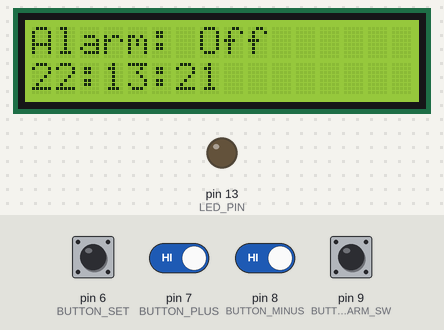
This sketch was run on a simulated Arduino Uno, built with avr-gcc and run on an emulated ATmega328P. On the bench: 16×2 character LCD, output pins drawn as LEDs (lit = HIGH). Inputs (shaded band) come from the test bench; at power-on: pin 6 (BUTTON_SET), pin 7 (BUTTON_PLUS), pin 8 (BUTTON_MINUS), pin 9 (BUTTON_ALARM_SW) HIGH. The local clock reads 2024-03-15 10:24:30 at power-on unless the sketch sets it.

Above: at 1.2 s.
1.3 s: pin 6 (BUTTON_SET) pulled LOW for 0.15 s
At 2.1 s:
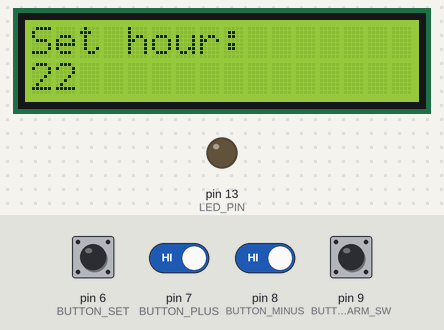
2.9 s: pin 6 (BUTTON_SET) pulled LOW for 1 s
At 4.4 s:
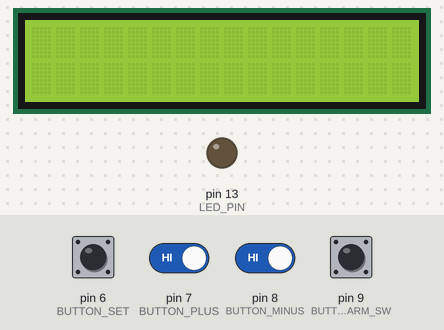
5.5 s: pin 9 (BUTTON_ALARM_SW) pulled LOW for 0.15 s
At 6.4 s:
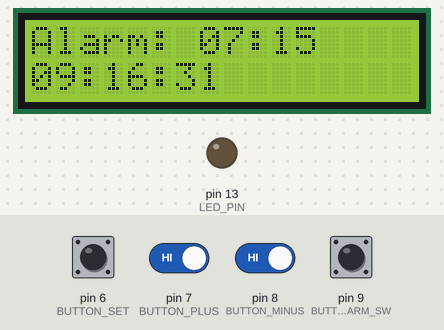
8.6 s: pin 9 (BUTTON_ALARM_SW) pulled LOW for 1 s
At 10.8 s:
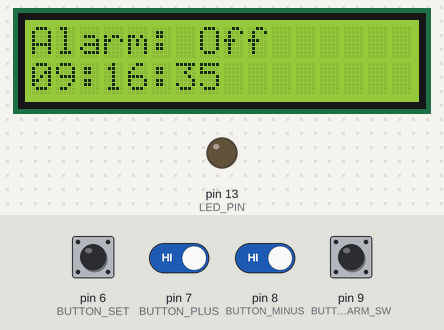
11.1 s: pin 6 (BUTTON_SET) driven LOW and pin 7 (BUTTON_PLUS) driven LOW and pin 8 (BUTTON_MINUS) driven LOW and pin 9 (BUTTON_ALARM_SW) driven LOW
At 11.31 s:
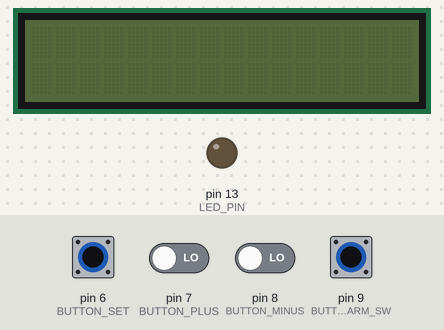
14.1 s: pin 6 (BUTTON_SET) driven HIGH
At 15.64 s:
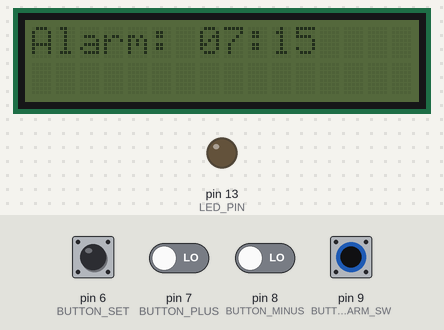
Timing chart, 0 to 17.1 s (numbered marks = the images above; inputs shaded):
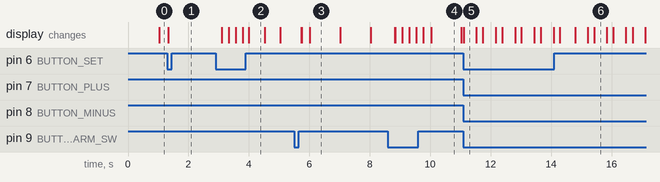

Measured:
- after the input at 1.3 s, the display: changes at once (image 1)
- after the input at 2.9 s, the display: first changes after 0.21 s (image 2 shows a later state)
- after the input at 5.5 s, the display: first changes after 0.23 s (image 3 shows a later state)
- after the input at 8.6 s, the display: first changes after 0.23 s (image 4 shows a later state)
- after the input at 11.1 s, the display: changes at once (image 5)
- what the display in image 2 shows lasts 0.5 s, from 4.0 s to 4.5 s
- what the display in image 3 shows lasts 1.0 s, from 6.0 s to 7.0 s

The sketch:

alarmclock.ino
```cpp
#include <Wire.h>
#include <RTClib.h>
#include <LiquidCrystal_I2C.h>

LiquidCrystal_I2C lcd(0x27, 16, 2);
RTC_DS1307 RTC;

const int BUTTON_SET = 6;
const int BUTTON_PLUS = 7;
const int BUTTON_MINUS = 8;
const int BUTTON_ALARM_SW = 9;
const int LED_PIN = 13;
const int BUZZER_PIN = 2;

int hourSetting;
int minuteSetting;
int menu = 0;
int alarmState = 0;
bool dimmedDisplay = false;
uint8_t alarmHours = 7, alarmMinutes = 15;

void setup() {
  lcd.init();
  lcd.backlight();
  lcd.clear();

  pinMode(BUTTON_SET, INPUT_PULLUP);
  pinMode(BUTTON_PLUS, INPUT_PULLUP);
  pinMode(BUTTON_MINUS, INPUT_PULLUP);
  pinMode(BUTTON_ALARM_SW, INPUT_PULLUP);
  pinMode(LED_PIN, OUTPUT);
  pinMode(BUZZER_PIN, OUTPUT);

  printAlarmOff();
  Serial.begin(9600);
  Wire.begin();
  RTC.begin();
  RTC.adjust(DateTime(__DATE__, __TIME__));
  menu = 0;
}

void loop() {
  if (digitalRead(BUTTON_SET) == LOW) {
    menu++;
    lcd.clear();
  }
  if (digitalRead(BUTTON_PLUS) == LOW && digitalRead(BUTTON_MINUS) == LOW) {
    dimDisplay();
  }
  switch (menu) {
    case 0:
      displayDateTime();
      handleAlarm();
      break;
    case 1:
      displaySetHour();
      break;
    case 2:
      displaySetMinute();
      break;
    case 3:
      displayAlarmHour();
      break;
    case 4:
      displayAlarmMinute();
      break;
    case 5:
      storeSettings();
      delay(500);
      menu = 0;
      break;
    default:
      break;
  }
  delay(10);
}

void displayDateTime() {
  DateTime now = RTC.now();
  lcd.setCursor(0, 1);
  lcd.print((now.hour() < 10 ? "0" : ""));
  lcd.print(now.hour(), DEC);
  lcd.print(":");
  lcd.print((now.minute() < 10 ? "0" : ""));
  lcd.print(now.minute(), DEC);
  lcd.print(":");
  lcd.print((now.second() < 10 ? "0" : ""));
  lcd.print(now.second(), DEC);

  hourSetting = now.hour();
  minuteSetting = now.minute();
}

void dimDisplay() {
  if (dimmedDisplay == false) {
    lcd.noBacklight();
  } else {
    lcd.backlight();
  }
  delay(400);
  dimmedDisplay = !dimmedDisplay;
  lcd.clear();
}

void printAlarmOn() {
  lcd.setCursor(0, 0);
  lcd.print("Alarm: ");
  lcd.print((alarmHours < 10 ? "0" : ""));
  lcd.print(alarmHours, DEC);
  lcd.print(":");
  lcd.print((alarmMinutes < 10 ? "0" : ""));
  lcd.print(alarmMinutes, DEC);
}

void printAlarmOff() {
  lcd.setCursor(0, 0);
  lcd.print("Alarm: Off");
}

void handleAlarm() {
  if (digitalRead(BUTTON_ALARM_SW) == LOW) {
    alarmState++;
    delay(200);
    lcd.clear();
  }
  if (alarmState == 0) {
    printAlarmOff();
    noTone(BUZZER_PIN);
    digitalWrite(LED_PIN, LOW);
  }
  if (alarmState == 1) {
    printAlarmOn();
    DateTime now = RTC.now();
    if (now.hour() == alarmHours && now.minute() == alarmMinutes) {
      lcd.backlight();
      digitalWrite(LED_PIN, HIGH);
      playAlarm();
    } else {
      noTone(BUZZER_PIN);
      digitalWrite(LED_PIN, LOW);
    }
  }
  if (alarmState == 2) {
    alarmState = 0;
  }
}

void displaySetHour() {
  if (digitalRead(BUTTON_PLUS) == LOW) {
    lcd.clear();
    hourSetting = (hourSetting == 23) ? 0 : hourSetting + 1;
  }
  if (digitalRead(BUTTON_MINUS) == LOW) {
    lcd.clear();
    hourSetting = (hourSetting == 0) ? 23 : hourSetting - 1;
  }

  lcd.setCursor(0, 0);
  lcd.print("Set hour:");
  lcd.setCursor(0, 1);
  lcd.print(hourSetting, DEC);
  delay(200);
}

void displaySetMinute() {
  if (digitalRead(BUTTON_PLUS) == LOW) {
    lcd.clear();
    minuteSetting = (minuteSetting == 59) ? 0 : minuteSetting + 1;
  }
  if (digitalRead(BUTTON_MINUS) == LOW) {
    lcd.clear();
    minuteSetting = (minuteSetting == 0) ? 59 : minuteSetting - 1;
  }

  lcd.setCursor(0, 0);
  lcd.print("Set Minutes:");
  lcd.setCursor(0, 1);
  lcd.print(minuteSetting, DEC);
  delay(200);
}

void displayAlarmHour() {
  if (digitalRead(BUTTON_PLUS) == LOW) {
    lcd.clear();
    alarmHours = (alarmHours == 23) ? 0 : alarmHours + 1;
  }
  if (digitalRead(BUTTON_MINUS) == LOW) {
    lcd.clear();
    alarmHours = (alarmHours == 0) ? 23 : alarmHours - 1;
  }
  lcd.setCursor(0, 0);
  lcd.print("Set HOUR Alarm:");
  lcd.setCursor(0, 1);
  lcd.print(alarmHours, DEC);
  delay(200);
}

void displayAlarmMinute() {
  if (digitalRead(BUTTON_PLUS) == LOW) {
    lcd.clear();
    alarmMinutes = (alarmMinutes == 59) ? 0 : alarmMinutes + 1;
  }
  if (digitalRead(BUTTON_MINUS) == LOW) {
    lcd.clear();
    alarmMinutes = (alarmMinutes == 0) ? 59 : alarmMinutes - 1;
  }
  lcd.setCursor(0, 0);
  lcd.print("Set MIN. Alarm:");
  lcd.setCursor(0, 1);
  lcd.print(alarmMinutes, DEC);
  delay(200);
}

void storeSettings() {
  lcd.setCursor(0, 0);
  lcd.print("SAVING IN");
  lcd.setCursor(0, 1);
  lcd.print("PROGRESS");
  RTC.adjust(DateTime(-1, -1, -1, hourSetting, minuteSetting, 0));
  delay(200);
  lcd.clear();
}

struct Note {
  int frequency;
  unsigned long duration;
};

// Define your alarm melody as an array of notes
Note alarmMelody[] = {
  { 466, 500 },
  { 587, 375 },
  { 698, 125 },
  { 0, 375 },
  { 587, 125 },
  { 466, 375 },
  { 587, 125 },
  { 622, 500 },
  { 784, 375 },
  { 622, 125 },
  { 932, 375 },
  { 784, 125 },
  { 0, 500 },
  { 932, 500 },
  { 0, 3000 }
};
const int melodyLength = sizeof(alarmMelody) / sizeof(alarmMelody[0]);
const float gapDuration = 0.2;
void playAlarm() {
  while (alarmState == 1) {
    for (int i = 0; i < melodyLength; i++) {
      if (alarmMelody[i].frequency > 0) {
        tone(BUZZER_PIN, alarmMelody[i].frequency);
      } else {
        noTone(BUZZER_PIN);
      }
      delay(alarmMelody[i].duration * (1 - gapDuration));
      noTone(BUZZER_PIN);
      delay(alarmMelody[i].duration * gapDuration);
      if (digitalRead(BUTTON_ALARM_SW) == LOW) {
        noTone(BUZZER_PIN);
        digitalWrite(LED_PIN, LOW);
        lcd.clear();
        printAlarmOff();
        alarmState = 0;
      }
    }
  }
}
```
